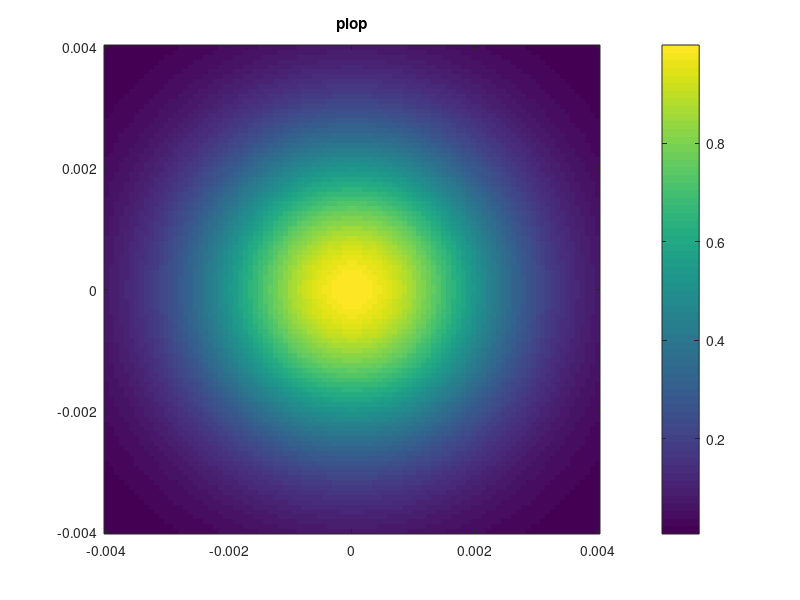
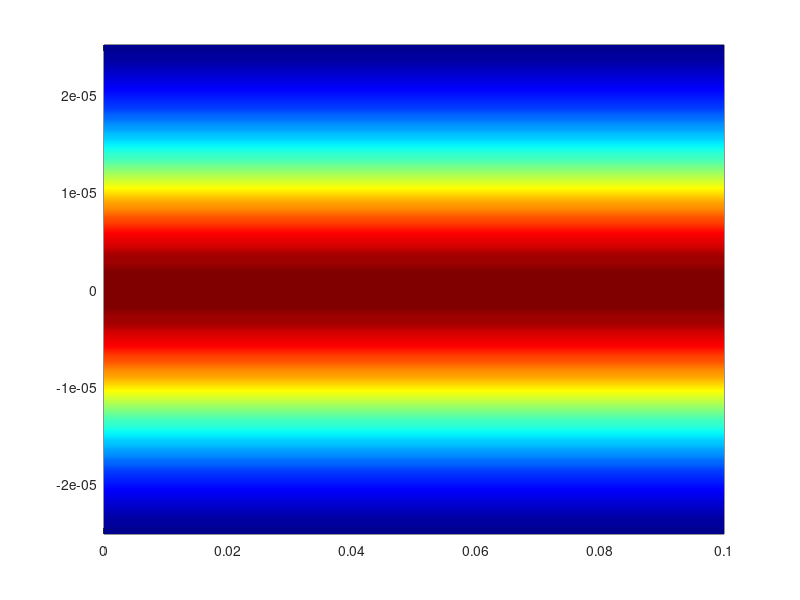

These figures' MATLAB source, in order:
%Probe propagation in the paraxial approximation near z=0
%Helmholtz equation become: laplacien_transverse(A)+2*pi*k*dA/dz=0
% k = 2*pi*n(milieu)/lambda

%function small_propagation = paraxial_approx(nLi,nPlasma,lambda,r0,r1,h,L,alpha,a)

  %Properties

%Density
Np = 1E17 ; %Plasma
NLi = 3E16; %Lithium

%Wavelength
lambda = 800E-9;
lambda_plasma = 3.34E4/sqrt(Np);
lambda_Li = 670E-9;

%Refractive index
nPlasma = sqrt(1 - lambda^2/lambda_plasma^2); %nPlasma=0.999967999488;
re=1E-7;
nLi = 1 + (NLi*re/(2*pi))*0.744/(1/lambda_Li^2 - 1/lambda^2); %nLi=1.0004;

%Angle between plasma (z axis) and probe direction
alpha = pi/2;

%Plasma size
    % Channel radius (plasma radius if cylindrical plasma)
r0=50E-6; % !! increase a or reduce calib if you decrease r0 !!
    % For hollow plasma (ring width)
r1=25E-6; % !! increase a or reduce calib if you decrease r1 !!

%Accuracy 
a = 100; % step
calib = 5E-2; % to calibrate delta_xi and delta_eta = L/a = z*calib/a (4E-2/0.4)


%Choose 1 for a hollow plasma simulation
hollow=0;
plotting=0;
waterfall = 1;


%Definition de la grille
L=8E-3;
L_xi=L/2;
L_eta=L/2;

xi=linspace(-L_xi,L_xi,a);
xi=(meshgrid(xi));
eta=linspace(-L_eta,L_eta,a);
eta=(meshgrid(eta))';

dxi = 2*L_xi/a;
deta = 2*L_eta/a;

%Faisceau gaussien at z=0
R=xi.^2+eta.^2;
sigma = 1E-2/4;
A=ones(a);
A=A.*exp(-R/(2*sigma^2));
imagesc([-L_xi L_xi],[-L_xi L_xi],abs(A).^2);title ('plop');axis xy;colorbar;

W = ones(a,11);

for k=0:10
    
    h=k*0.01
    
    %Redefinition de la grille
    L= (1+h)*L;
    L_xi=L/2;
    L_eta=L/2;
    xi=linspace(-L_xi,L_xi,a);
    xi=(meshgrid(xi));
    eta=linspace(-L_eta,L_eta,a);
    eta=(meshgrid(eta))';
    
    dxi = 2*L_xi/a;
    deta = 2*L_eta/a;
    
    %Calcul du Laplacien transverse
    
    %d^2(A)/dx^2
    d2A_dxi2=sparse(a,a);
    for j=2:(a-1)
        d2A_dxi2(:,j)=(A(:,j+1)-2*A(:,j)+A(:,j-1))/(dxi^2);
    end
    
    %d^2(A)/dy^2
    d2A_deta2=sparse(a,a);
    for j=2:(a-1)
        d2A_deta2(:,j)=(A(j+1,:)-2*A(j,:)+A(j-1,:))/(deta^2);
    end
    
    status = h
    dA_dz=sparse(a,a);
    %d1=r0^2-eta.^2;
    %dA_dz=1i*lambda/(4*pi*nPlasma)*(d2A_dxi2+d2A_deta2);
    
    if (hollow==1)
        d2=r1^2-eta.^2;
        dA_dz(d1<0)=1i*lambda/(4*pi*nLi)*(d2A_dxi2(d1<0)+d2A_deta2(d1<0));
        dA_dz(d2>0)=1i*lambda/(4*pi*nLi)*(d2A_dxi2(d2>0)+d2A_deta2(d2>0));
        
    else
        
        ys=eta.^2;
        for j=1:a
            for i=1:a
                ys=eta.^2;
                d0=r0.^2-ys(i,j);
                d1=sqrt(d0)/(sin(alpha));
                dA_dz=1i*lambda/(4*pi*nLi)*(d2A_dxi2+d2A_deta2);
                if ( (d0>=0) )%&& (xi(i,j) <= d1-h) )
                    dA_dz=1i*lambda/(4*pi*nPlasma)*(d2A_dxi2+d2A_deta2);
                end %if
            end %for i
        end %for j
        
    end %if hollow
    
    %Calculation of A(h) : h propagation in plasma
    %A(z+h)=A(z)+h*dA/dz+O(h)
    
    A=(A+h*dA_dz);
    U=abs(A).^2;
    
    %Plotting
    if (plotting==1)
        
        figure;
        imagesc([-L_xi L_xi],[-L_xi L_xi],U); axis xy;
        colormap jet;
        colorbar;
    end %if plotting
    
    %Waterfall
    W(:,k+1)=U(:,a/2);
        
   
end %for k

if (waterfall==1)
figure;
L_x=2*pi*lambda*a*calib; %axes
pcolor(linspace(0,0.1,11),linspace(-L_x,L_x,a),W);axis xy;
shading interp;
colormap jet;
end

    